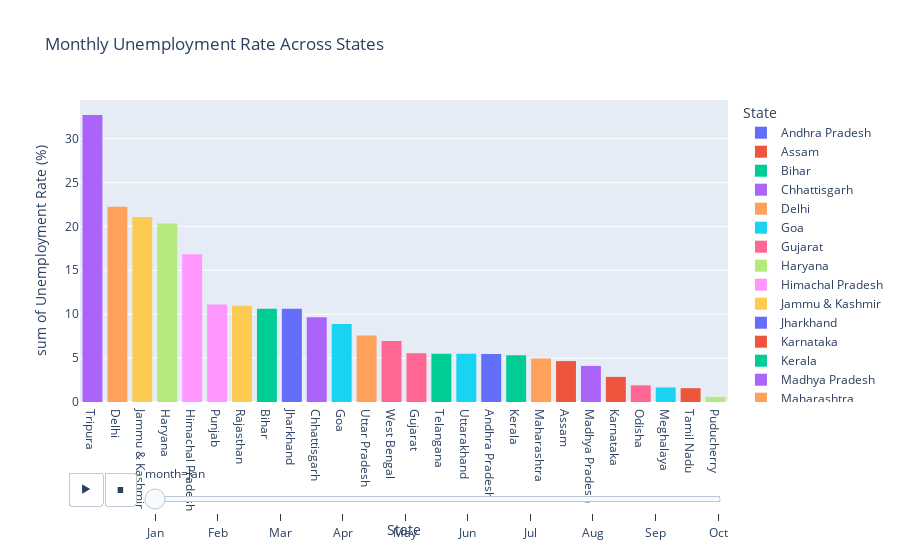

The notebook cell this image was saved under:
### Code cell
# Statewise unemployment rate for whole year
fig = px.histogram(df, x='State', y='Estimated Unemployment Rate (%)',color='State', animation_frame='month',
                   labels={'Estimated Unemployment Rate (%)': 'Unemployment Rate (%)'},
                   title='Monthly Unemployment Rate Across States')

fig.update_layout(xaxis={'categoryorder':'total descending'})

fig.show()

### Figure 1 — Plotly figure (JSON) as saved in the notebook; plotly's stock layout.template omitted (floating-point values rounded to 4 significant figures)
{"data": [{"alignmentgroup": "True", "bingroup": "x", "histfunc": "sum", "hovertemplate": "State=%{x}<br>month=Jan<br>sum of Unemployment Rate (%)=%{y}<extra></extra>", "legendgroup": "Andhra Pradesh", "marker": {"color": "#636efa", "pattern": {"shape": ""}}, "name": "Andhra Pradesh", "offsetgroup": "Andhra Pradesh", "orientation": "v", "showlegend": true, "type": "histogram", "x": ["Andhra Pradesh"], "xaxis": "x", "y": [5.48], "yaxis": "y"}, {"alignmentgroup": "True", "bingroup": "x", "histfunc": "sum", "hovertemplate": "State=%{x}<br>month=Jan<br>sum of Unemployment Rate (%)=%{y}<extra></extra>", "legendgroup": "Assam", "marker": {"color": "#EF553B", "pattern": {"shape": ""}}, "name": "Assam", "offsetgroup": "Assam", "orientation": "v", "showlegend": true, "type": "histogram", "x": ["Assam"], "xaxis": "x", "y": [4.66], "yaxis": "y"}, {"alignmentgroup": "True", "bingroup": "x", "histfunc": "sum", "hovertemplate": "State=%{x}<br>month=Jan<br>sum of Unemployment Rate (%)=%{y}<extra></extra>", "legendgroup": "Bihar", "marker": {"color": "#00cc96", "pattern": {"shape": ""}}, "name": "Bihar", "offsetgroup": "Bihar", "orientation": "v", "showlegend": true, "type": "histogram", "x": ["Bihar"], "xaxis": "x", "y": [10.61], "yaxis": "y"}, {"alignmentgroup": "True", "bingroup": "x", "histfunc": "sum", "hovertemplate": "State=%{x}<br>month=Jan<br>sum of Unemployment Rate (%)=%{y}<extra></extra>", "legendgroup": "Chhattisgarh", "marker": {"color": "#ab63fa", "pattern": {"shape": ""}}, "name": "Chhattisgarh", "offsetgroup": "Chhattisgarh", "orientation": "v", "showlegend": true, "type": "histogram", "x": ["Chhattisgarh"], "xaxis": "x", "y": [9.65], "yaxis": "y"}, {"alignmentgroup": "True", "bingroup": "x", "histfunc": "sum", "hovertemplate": "State=%{x}<br>month=Jan<br>sum of Unemployment Rate (%)=%{y}<extra></extra>", "legendgroup": "Delhi", "marker": {"color": "#FFA15A", "pattern": {"shape": ""}}, "name": "Delhi", "offsetgroup": "Delhi", "orientation": "v", "showlegend": true, "type": "histogram", "x": ["Delhi"], "xaxis": "x", "y": [22.23], "yaxis": "y"}, {"alignmentgroup": "True", "bingroup": "x", "histfunc": "sum", "hovertemplate": "State=%{x}<br>month=Jan<br>sum of Unemployment Rate (%)=%{y}<extra></extra>", "legendgroup": "Goa", "marker": {"color": "#19d3f3", "pattern": {"shape": ""}}, "name": "Goa", "offsetgroup": "Goa", "orientation": "v", "showlegend": true, "type": "histogram", "x": ["Goa"], "xaxis": "x", "y": [8.89], "yaxis": "y"}, {"alignmentgroup": "True", "bingroup": "x", "histfunc": "sum", "hovertemplate": "State=%{x}<br>month=Jan<br>sum of Unemployment Rate (%)=%{y}<extra></extra>", "legendgroup": "Gujarat", "marker": {"color": "#FF6692", "pattern": {"shape": ""}}, "name": "Gujarat", "offsetgroup": "Gujarat", "orientation": "v", "showlegend": true, "type": "histogram", "x": ["Gujarat"], "xaxis": "x", "y": [5.54], "yaxis": "y"}, {"alignmentgroup": "True", "bingroup": "x", "histfunc": "sum", "hovertemplate": "State=%{x}<br>month=Jan<br>sum of Unemployment Rate (%)=%{y}<extra></extra>", "legendgroup": "Haryana", "marker": {"color": "#B6E880", "pattern": {"shape": ""}}, "name": "Haryana", "offsetgroup": "Haryana", "orientation": "v", "showlegend": true, "type": "histogram", "x": ["Haryana"], "xaxis": "x", "y": [20.34], "yaxis": "y"}, {"alignmentgroup": "True", "bingroup": "x", "histfunc": "sum", "hovertemplate": "State=%{x}<br>month=Jan<br>sum of Unemployment Rate (%)=%{y}<extra></extra>", "legendgroup": "Himachal Pradesh", "marker": {"color": "#FF97FF", "pattern": {"shape": ""}}, "name": "Himachal Pradesh", "offsetgroup": "Himachal Pradesh", "orientation": "v", "showlegend": true, "type": "histogram", "x": ["Himachal Pradesh"], "xaxis": "x", "y": [16.83], "yaxis": "y"}, {"alignmentgroup": "True", "bingroup": "x", "histfunc": "sum", "hovertemplate": "State=%{x}<br>month=Jan<br>sum of Unemployment Rate (%)=%{y}<extra></extra>", "legendgroup": "Jammu & Kashmir", "marker": {"color": "#FECB52", "pattern": {"shape": ""}}, "name": "Jammu & Kashmir", "offsetgroup": "Jammu & Kashmir", "orientation": "v", "showlegend": true, "type": "histogram", "x": ["Jammu & Kashmir"], "xaxis": "x", "y": [21.08], "yaxis": "y"}, {"alignmentgroup": "True", "bingroup": "x", "histfunc": "sum", "hovertemplate": "State=%{x}<br>month=Jan<br>sum of Unemployment Rate (%)=%{y}<extra></extra>", "legendgroup": "Jharkhand", "marker": {"color": "#636efa", "pattern": {"shape": ""}}, "name": "Jharkhand", "offsetgroup": "Jharkhand", "orientation": "v", "showlegend": true, "type": "histogram", "x": ["Jharkhand"], "xaxis": "x", "y": [10.61], "yaxis": "y"}, {"alignmentgroup": "True", "bingroup": "x", "histfunc": "sum", "hovertemplate": "State=%{x}<br>month=Jan<br>sum of Unemployment Rate (%)=%{y}<extra></extra>", "legendgroup": "Karnataka", "marker": {"color": "#EF553B", "pattern": {"shape": ""}}, "name": "Karnataka", "offsetgroup": "Karnataka", "orientation": "v", "showlegend": true, "type": "histogram", "x": ["Karnataka"], "xaxis": "x", "y": [2.86], "yaxis": "y"}, {"alignmentgroup": "True", "bingroup": "x", "histfunc": "sum", "hovertemplate": "State=%{x}<br>month=Jan<br>sum of Unemployment Rate (%)=%{y}<extra></extra>", "legendgroup": "Kerala", "marker": {"color": "#00cc96", "pattern": {"shape": ""}}, "name": "Kerala", "offsetgroup": "Kerala", "orientation": "v", "showlegend": true, "type": "histogram", "x": ["Kerala"], "xaxis": "x", "y": [5.31], "yaxis": "y"}, {"alignmentgroup": "True", "bingroup": "x", "histfunc": "sum", "hovertemplate": "State=%{x}<br>month=Jan<br>sum of Unemployment Rate (%)=%{y}<extra></extra>", "legendgroup": "Madhya Pradesh", "marker": {"color": "#ab63fa", "pattern": {"shape": ""}}, "name": "Madhya Pradesh", "offsetgroup": "Madhya Pradesh", "orientation": "v", "showlegend": true, "type": "histogram", "x": ["Madhya Pradesh"], "xaxis": "x", "y": [4.11], "yaxis": "y"}, {"alignmentgroup": "True", "bingroup": "x", "histfunc": "sum", "hovertemplate": "State=%{x}<br>month=Jan<br>sum of Unemployment Rate (%)=%{y}<extra></extra>", "legendgroup": "Maharashtra", "marker": {"color": "#FFA15A", "pattern": {"shape": ""}}, "name": "Maharashtra", "offsetgroup": "Maharashtra", "orientation": "v", "showlegend": true, "type": "histogram", "x": ["Maharashtra"], "xaxis": "x", "y": [4.95], "yaxis": "y"}, {"alignmentgroup": "True", "bingroup": "x", "histfunc": "sum", "hovertemplate": "State=%{x}<br>month=Jan<br>sum of Unemployment Rate (%)=%{y}<extra></extra>", "legendgroup": "Meghalaya", "marker": {"color": "#19d3f3", "pattern": {"shape": ""}}, "name": "Meghalaya", "offsetgroup": "Meghalaya", "orientation": "v", "showlegend": true, "type": "histogram", "x": ["Meghalaya"], "xaxis": "x", "y": [1.66], "yaxis": "y"}, {"alignmentgroup": "True", "bingroup": "x", "histfunc": "sum", "hovertemplate": "State=%{x}<br>month=Jan<br>sum of Unemployment Rate (%)=%{y}<extra></extra>", "legendgroup": "Odisha", "marker": {"color": "#FF6692", "pattern": {"shape": ""}}, "name": "Odisha", "offsetgroup": "Odisha", "orientation": "v", "showlegend": true, "type": "histogram", "x": ["Odisha"], "xaxis": "x", "y": [1.9], "yaxis": "y"}, {"alignmentgroup": "True", "bingroup": "x", "histfunc": "sum", "hovertemplate": "State=%{x}<br>month=Jan<br>sum of Unemployment Rate (%)=%{y}<extra></extra>", "legendgroup": "Puducherry", "marker": {"color": "#B6E880", "pattern": {"shape": ""}}, "name": "Puducherry", "offsetgroup": "Puducherry", "orientation": "v", "showlegend": true, "type": "histogram", "x": ["Puducherry"], "xaxis": "x", "y": [0.58], "yaxis": "y"}, {"alignmentgroup": "True", "bingroup": "x", "histfunc": "sum", "hovertemplate": "State=%{x}<br>month=Jan<br>sum of Unemployment Rate (%)=%{y}<extra></extra>", "legendgroup": "Punjab", "marker": {"color": "#FF97FF", "pattern": {"shape": ""}}, "name": "Punjab", "offsetgroup": "Punjab", "orientation": "v", "showlegend": true, "type": "histogram", "x": ["Punjab"], "xaxis": "x", "y": [11.11], "yaxis": "y"}, {"alignmentgroup": "True", "bingroup": "x", "histfunc": "sum", "hovertemplate": "State=%{x}<br>month=Jan<br>sum of Unemployment Rate (%)=%{y}<extra></extra>", "legendgroup": "Rajasthan", "marker": {"color": "#FECB52", "pattern": {"shape": ""}}, "name": "Rajasthan", "offsetgroup": "Rajasthan", "orientation": "v", "showlegend": true, "type": "histogram", "x": ["Rajasthan"], "xaxis": "x", "y": [10.97], "yaxis": "y"}, {"alignmentgroup": "True", "bingroup": "x", "histfunc": "sum", "hovertemplate": "State=%{x}<br>month=Jan<br>sum of Unemployment Rate (%)=%{y}<extra></extra>", "legendgroup": "Tamil Nadu", "marker": {"color": "#EF553B", "pattern": {"shape": ""}}, "name": "Tamil Nadu", "offsetgroup": "Tamil Nadu", "orientation": "v", "showlegend": true, "type": "histogram", "x": ["Tamil Nadu"], "xaxis": "x", "y": [1.57], "yaxis": "y"}, {"alignmentgroup": "True", "bingroup": "x", "histfunc": "sum", "hovertemplate": "State=%{x}<br>month=Jan<br>sum of Unemployment Rate (%)=%{y}<extra></extra>", "legendgroup": "Telangana", "marker": {"color": "#00cc96", "pattern": {"shape": ""}}, "name": "Telangana", "offsetgroup": "Telangana", "orientation": "v", "showlegend": true, "type": "histogram", "x": ["Telangana"], "xaxis": "x", "y": [5.49], "yaxis": "y"}, {"alignmentgroup": "True", "bingroup": "x", "histfunc": "sum", "hovertemplate": "State=%{x}<br>month=Jan<br>sum of Unemployment Rate (%)=%{y}<extra></extra>", "legendgroup": "Tripura", "marker": {"color": "#ab63fa", "pattern": {"shape": ""}}, "name": "Tripura", "offsetgroup": "Tripura", "orientation": "v", "showlegend": true, "type": "histogram", "x": ["Tripura"], "xaxis": "x", "y": [32.67], "yaxis": "y"}, {"alignmentgroup": "True", "bingroup": "x", "histfunc": "sum", "hovertemplate": "State=%{x}<br>month=Jan<br>sum of Unemployment Rate (%)=%{y}<extra></extra>", "legendgroup": "Uttar Pradesh", "marker": {"color": "#FFA15A", "pattern": {"shape": ""}}, "name": "Uttar Pradesh", "offsetgroup": "Uttar Pradesh", "orientation": "v", "showlegend": true, "type": "histogram", "x": ["Uttar Pradesh"], "xaxis": "x", "y": [7.58], "yaxis": "y"}, {"alignmentgroup": "True", "bingroup": "x", "histfunc": "sum", "hovertemplate": "State=%{x}<br>month=Jan<br>sum of Unemployment Rate (%)=%{y}<extra></extra>", "legendgroup": "Uttarakhand", "marker": {"color": "#19d3f3", "pattern": {"shape": ""}}, "name": "Uttarakhand", "offsetgroup": "Uttarakhand", "orientation": "v", "showlegend": true, "type": "histogram", "x": ["Uttarakhand"], "xaxis": "x", "y": [5.49], "yaxis": "y"}, {"alignmentgroup": "True", "bingroup": "x", "histfunc": "sum", "hovertemplate": "State=%{x}<br>month=Jan<br>sum of Unemployment Rate (%)=%{y}<extra></extra>", "legendgroup": "West Bengal", "marker": {"color": "#FF6692", "pattern": {"shape": ""}}, "name": "West Bengal", "offsetgroup": "West Bengal", "orientation": "v", "showlegend": true, "type": "histogram", "x": ["West Bengal"], "xaxis": "x", "y": [6.94], "yaxis": "y"}], "layout": {"barmode": "relative", "legend": {"title": {"text": "State"}, "tracegroupgap": 0}, "sliders": [{"active": 0, "currentvalue": {"prefix": "month="}, "len": 0.9, "pad": {"b": 10, "t": 60}, "steps": [{"args": [["Jan"], {"frame": {"duration": 0, "redraw": true}, "fromcurrent": true, "mode": "immediate", "transition": {"duration": 0, "easing": "linear"}}], "label": "Jan", "method": "animate"}, {"args": [["Feb"], {"frame": {"duration": 0, "redraw": true}, "fromcurrent": true, "mode": "immediate", "transition": {"duration": 0, "easing": "linear"}}], "label": "Feb", "method": "animate"}, {"args": [["Mar"], {"frame": {"duration": 0, "redraw": true}, "fromcurrent": true, "mode": "immediate", "transition": {"duration": 0, "easing": "linear"}}], "label": "Mar", "method": "animate"}, {"args": [["Apr"], {"frame": {"duration": 0, "redraw": true}, "fromcurrent": true, "mode": "immediate", "transition": {"duration": 0, "easing": "linear"}}], "label": "Apr", "method": "animate"}, {"args": [["May"], {"frame": {"duration": 0, "redraw": true}, "fromcurrent": true, "mode": "immediate", "transition": {"duration": 0, "easing": "linear"}}], "label": "May", "method": "animate"}, {"args": [["Jun"], {"frame": {"duration": 0, "redraw": true}, "fromcurrent": true, "mode": "immediate", "transition": {"duration": 0, "easing": "linear"}}], "label": "Jun", "method": "animate"}, {"args": [["Jul"], {"frame": {"duration": 0, "redraw": true}, "fromcurrent": true, "mode": "immediate", "transition": {"duration": 0, "easing": "linear"}}], "label": "Jul", "method": "animate"}, {"args": [["Aug"], {"frame": {"duration": 0, "redraw": true}, "fromcurrent": true, "mode": "immediate", "transition": {"duration": 0, "easing": "linear"}}], "label": "Aug", "method": "animate"}, {"args": [["Sep"], {"frame": {"duration": 0, "redraw": true}, "fromcurrent": true, "mode": "immediate", "transition": {"duration": 0, "easing": "linear"}}], "label": "Sep", "method": "animate"}, {"args": [["Oct"], {"frame": {"duration": 0, "redraw": true}, "fromcurrent": true, "mode": "immediate", "transition": {"duration": 0, "easing": "linear"}}], "label": "Oct", "method": "animate"}], "x": 0.1, "xanchor": "left", "y": 0, "yanchor": "top"}], "title": {"text": "Monthly Unemployment Rate Across States"}, "updatemenus": [{"buttons": [{"args": [null, {"frame": {"duration": 500, "redraw": true}, "fromcurrent": true, "mode": "immediate", "transition": {"duration": 500, "easing": "linear"}}], "label": "&#9654;", "method": "animate"}, {"args": [[null], {"frame": {"duration": 0, "redraw": true}, "fromcurrent": true, "mode": "immediate", "transition": {"duration": 0, "easing": "linear"}}], "label": "&#9724;", "method": "animate"}], "direction": "left", "pad": {"r": 10, "t": 70}, "showactive": false, "type": "buttons", "x": 0.1, "xanchor": "right", "y": 0, "yanchor": "top"}], "xaxis": {"anchor": "y", "categoryarray": ["Andhra Pradesh", "Assam", "Bihar", "Chhattisgarh", "Delhi", "Goa", "Gujarat", "Haryana", "Himachal Pradesh", "Jammu & Kashmir", "Jharkhand", "Karnataka", "Kerala", "Madhya Pradesh", "Maharashtra", "Meghalaya", "Odisha", "Puducherry", "Punjab", "Rajasthan", "Sikkim", "Tamil Nadu", "Telangana", "Tripura", "Uttar Pradesh", "Uttarakhand", "West Bengal"], "categoryorder": "total descending", "domain": [0, 1], "title": {"text": "State"}}, "yaxis": {"anchor": "x", "domain": [0, 1], "title": {"text": "sum of Unemployment Rate (%)"}}}}
